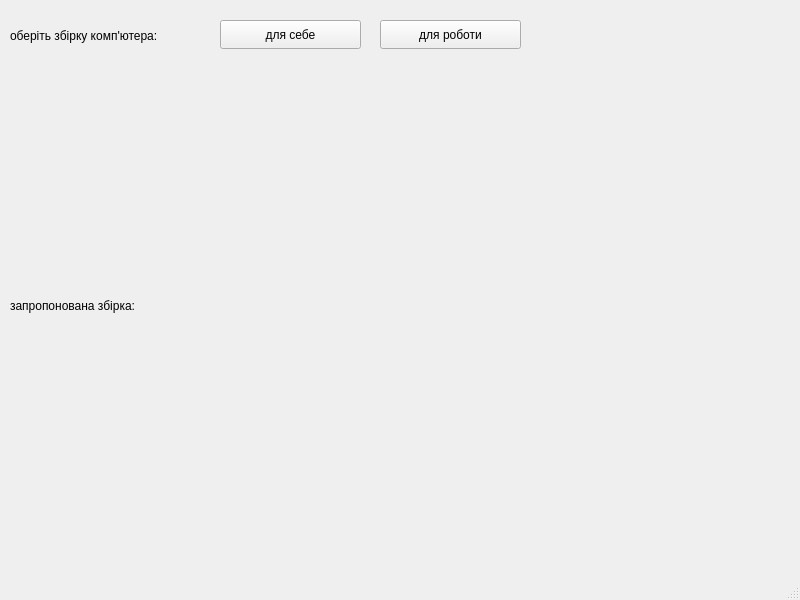
<?xml version="1.0" encoding="UTF-8"?>
<ui version="4.0">
 <class>MainWindow</class>
 <widget class="QMainWindow" name="MainWindow">
  <property name="geometry">
   <rect>
    <x>0</x>
    <y>0</y>
    <width>800</width>
    <height>600</height>
   </rect>
  </property>
  <property name="windowTitle">
   <string>MainWindow</string>
  </property>
  <widget class="QWidget" name="centralwidget">
   <widget class="QLabel" name="label">
    <property name="geometry">
     <rect>
      <x>10</x>
      <y>20</y>
      <width>191</width>
      <height>31</height>
     </rect>
    </property>
    <property name="text">
     <string>оберіть збірку комп'ютера:</string>
    </property>
   </widget>
   <widget class="QPushButton" name="pushButton">
    <property name="geometry">
     <rect>
      <x>220</x>
      <y>20</y>
      <width>141</width>
      <height>29</height>
     </rect>
    </property>
    <property name="text">
     <string>для себе</string>
    </property>
   </widget>
   <widget class="QPushButton" name="pushButton_2">
    <property name="geometry">
     <rect>
      <x>380</x>
      <y>20</y>
      <width>141</width>
      <height>29</height>
     </rect>
    </property>
    <property name="text">
     <string>для роботи</string>
    </property>
   </widget>
   <widget class="QLabel" name="label_2">
    <property name="geometry">
     <rect>
      <x>10</x>
      <y>290</y>
      <width>171</width>
      <height>31</height>
     </rect>
    </property>
    <property name="text">
     <string>запропонована збірка:</string>
    </property>
   </widget>
   <widget class="QLabel" name="label_3">
    <property name="geometry">
     <rect>
      <x>190</x>
      <y>100</y>
      <width>541</width>
      <height>411</height>
     </rect>
    </property>
    <property name="text">
     <string/>
    </property>
   </widget>
  </widget>
  <widget class="QMenuBar" name="menubar">
   <property name="geometry">
    <rect>
     <x>0</x>
     <y>0</y>
     <width>800</width>
     <height>25</height>
    </rect>
   </property>
  </widget>
  <widget class="QStatusBar" name="statusbar"/>
 </widget>
 <resources/>
 <connections/>
</ui>
